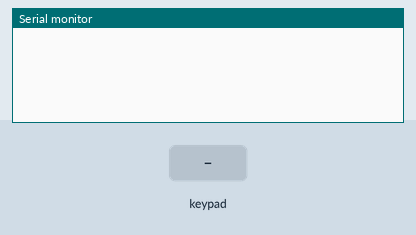
Recording of a sketch running on a simulated Arduino Uno, built with avr-gcc and run on an emulated ATmega328P. Shown: the last lines printed to the serial monitor. Wiring (inferred from the names in the program): 4×4 keypad with keys 1 2 3 A 4 5 6 B 7 8 9 C * 0 # D (labels assumed): rows pin 3, pin 4, pin 5, pin 6; columns pin 7, pin 8, pin 9, pin 10. Inputs (shaded band) come from the test bench.

Above: at 1.2 s.
1.3 s: key '1' pressed
At 2.5 s:
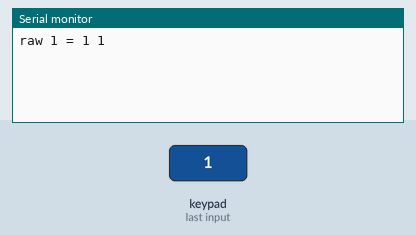
2.8 s: keypad keys 1 2 pressed 0.4 s apart
At 4.9 s:
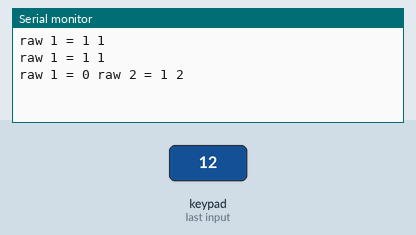
5.2 s: key '3' pressed
At 6.4 s:
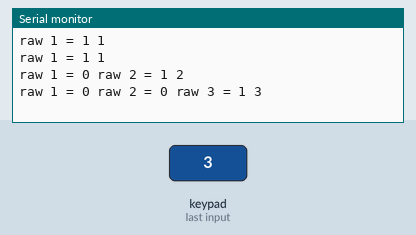
6.7 s: keypad keys 1 2 A pressed 0.4 s apart
At 9.3 s:
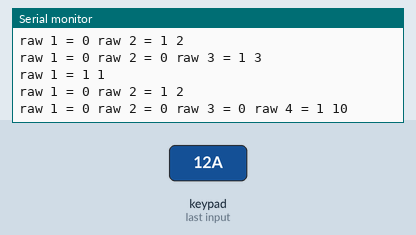

The sketch:

test2.ino
```cpp
#define row_1 3
#define row_2 4
#define row_3 5
#define row_4 6

#define col_1 7
#define col_2 8
#define col_3 9
#define col_4 10
void setup() {
  // put your setup code here, to run once:
  Serial.begin(9600);

  pinMode(row_1, INPUT_PULLUP);
  pinMode(row_2, INPUT_PULLUP);
  pinMode(row_3, INPUT_PULLUP);
  pinMode(row_4, INPUT_PULLUP);

  pinMode(col_1, INPUT);
  pinMode(col_2, INPUT);
  pinMode(col_3, INPUT);
  pinMode(col_4, INPUT);

}

int check_a_col(int a_column_to_check)
{
  int result = 0;
  pinMode(a_column_to_check, OUTPUT);
  digitalWrite(a_column_to_check, LOW);
  if(!digitalRead(row_1))
  {
    result = 0b0001;
  }
  if(!digitalRead(row_2))
  {
    result += 0b0010;
  }
  if(!digitalRead(row_3))
  {
    result += 0b0100;
  }
  if(!digitalRead(row_4))
  {
    result += 0b1000;
  }
  pinMode(a_column_to_check,INPUT);
  return result;
}

bool isPressed()
{
  int result = check_a_col(col_1);
  result += check_a_col(col_2);
  result += check_a_col(col_3);
  result += check_a_col(col_4);
  if(result > 0)
  {
    return true;
  }
  else
  {
    return false;
  }
}

#define NO_KEY -1
int keyValue()
{

                     // 0 1 2 3 4 5 6 7 8  9 A B C D E F
  int Col_1_Table[16] = { NO_KEY,1,4,1,7,1,4,1,14,1,4,1,7,1,4,1 };
  int Col_2_Table[16] = { NO_KEY,2,5,2,8,2,5,2,0,2,5,2,8,2,5,2 };
  int Col_3_Table[16] = { NO_KEY,3,6,3,9,3,6,3,15,2,6,3,9,3,6,3 };
  int Col_4_Table[16] = { NO_KEY,10,11,10,12,10,12,11,12,1,4,1,7,1,4,1 };

  while(!isPressed());

  int raw = check_a_col(col_1);
  Serial.print("raw 1 = " + String(raw) + " ");
  int keys = Col_1_Table[raw];
  if(keys!=NO_KEY) return keys;
  raw = check_a_col(col_2);
  Serial.print("raw 2 = " + String(raw) + " ");
  keys = Col_2_Table[raw];
  if(keys!=NO_KEY) return keys;
  raw = check_a_col(col_3);
  Serial.print("raw 3 = " + String(raw) + " ");
  keys = Col_3_Table[raw];
  if(keys!=NO_KEY) return keys;
  raw = check_a_col(col_4);
  Serial.print("raw 4 = " + String(raw) + " ");
  keys = Col_4_Table[raw];
  return keys;
}

void loop() {
  // put your main code here, to run repeatedly:

  delay(950);

  int result1 = keyValue();

  Serial.print(result1);
  Serial.print("\r\n");


}
```

Measured:
- after the input at 1.3 s, the serial monitor: prints a new line at once (image 1)
- after the input at 2.8 s, the serial monitor: prints a new line after 0.95 s (image 2)
- after the input at 5.2 s, the serial monitor: prints a new line at once (image 3)
- after the input at 6.7 s, the serial monitor: prints a new line at once (image 4)
